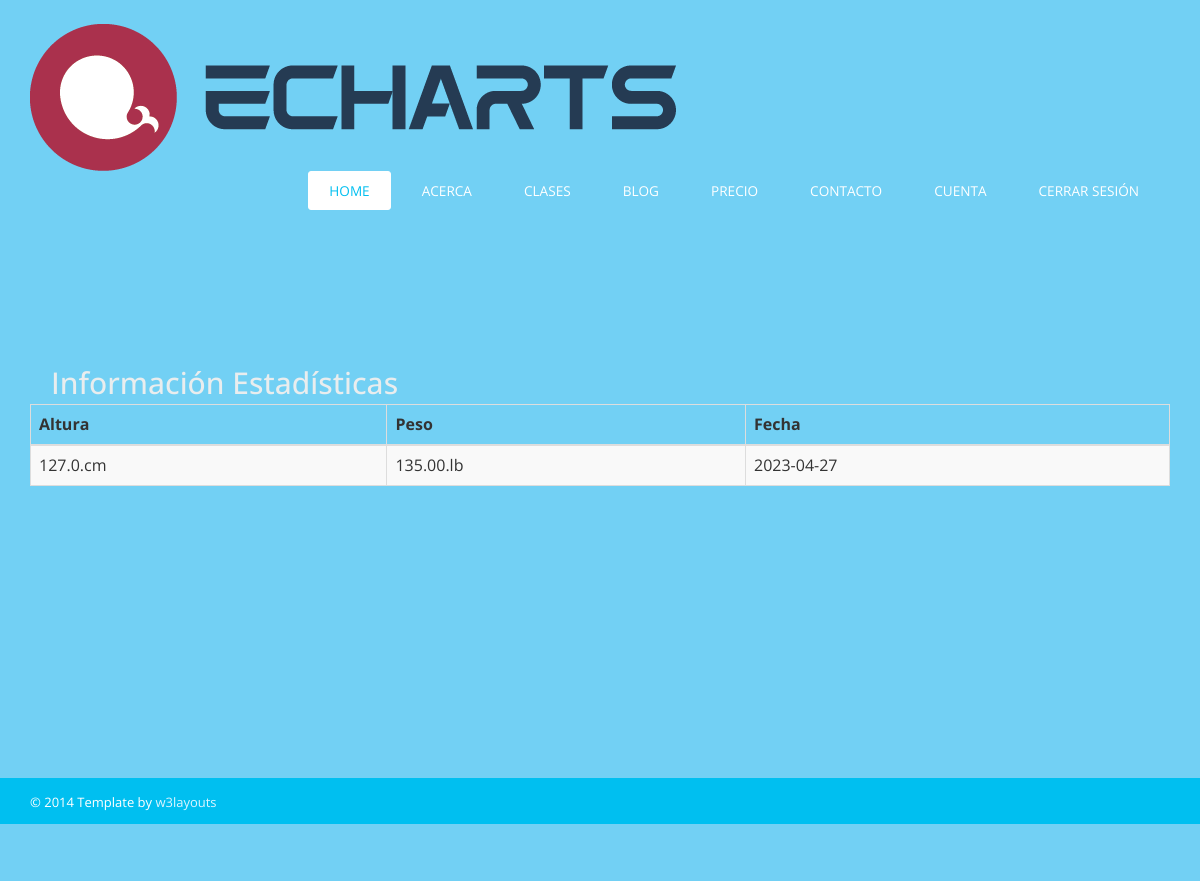
The app's page /Views/estadisticas_client.php (signed in) with its own data.
### tables this page shows
CREATE TABLE `estadisticas` (
  `EstadisticasId` int NOT NULL,
  `Altura` decimal(4,1) NOT NULL,
  `Peso` decimal(5,2) NOT NULL,
  `Fecha` date NOT NULL,
  `UsuarioId` int NOT NULL
);

### Models/estadisticasModel.php (called while the page is built, shortened)
<?php
function ObtenerEstadisticasUsuarioModel($UsuarioId)
{
    $instancia = Open();
    $sentencia = "CALL ObtenerEstadisticasUsuario($UsuarioId);";
    $resultado = $instancia->query($sentencia);
    return $resultado;
}

### Controllers/estadisticasController.php (the view, shortened to what this page needs)
<?php
include '../Models/estadisticasModel.php';
function VerDatosEstadisticasUsuarioCliente()
{
    $resultado = ObtenerEstadisticasUsuarioModel($_SESSION["UsuarioId"]);
    if ($resultado->num_rows > 0) {
        while ($datosResultado = mysqli_fetch_array($resultado)) {
            echo "<tr>";
            echo "<td>" . $datosResultado["Altura"] . ".cm" . "</td>";
            echo "<td>" . $datosResultado["Peso"] . ".lb" . "</td>";
            echo "<td>" . $datosResultado["Fecha"] . "</td>";
            echo "</tr>";
        }
    }
}

### Views/css/style.css (style rules this page uses)
html, body { font-family: 'Open Sans', sans-serif; background: #F3F3F3; font-size: 100%; }

### records on screen
estadisticas: Altura "127.0", Peso "135.00", Fecha "2023-04-27"
